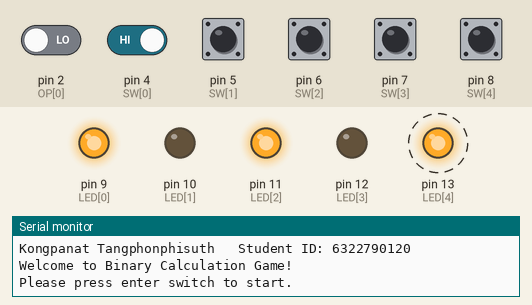
Bench run of a sketch on a simulated Arduino Uno, built with avr-gcc and run on an emulated ATmega328P. Shown: output pins drawn as LEDs (lit = HIGH), the last lines printed to the serial monitor. Dashed ring = blinking. The test bench sets the inputs (shaded band); at power-on: pin 4 (SW[0]), pin 5 (SW[1]), pin 6 (SW[2]), pin 7 (SW[3]), pin 8 (SW[4]) HIGH, pin 2 (OP[0]) LOW. Random numbers use the default seed unless the sketch sets one.

Above: at 1.8 s.
1.9 s: pin 8 (SW[4]) pulled LOW for 0.6 s
At 3.3 s:
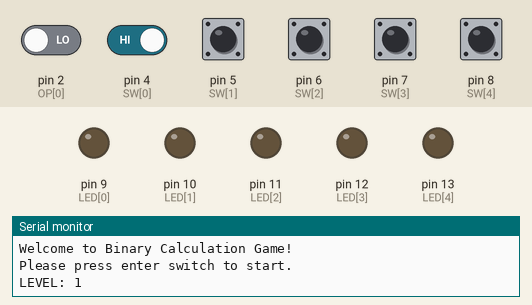
5.1 s: pin 4 (SW[0]) driven LOW and pin 8 (SW[4]) driven LOW
At 13.4 s:
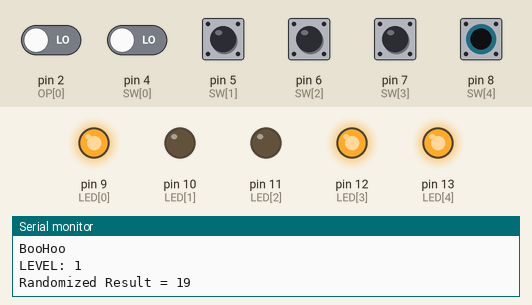
Timing chart, 0 to 14.1 s (numbered marks = the images above; inputs shaded):
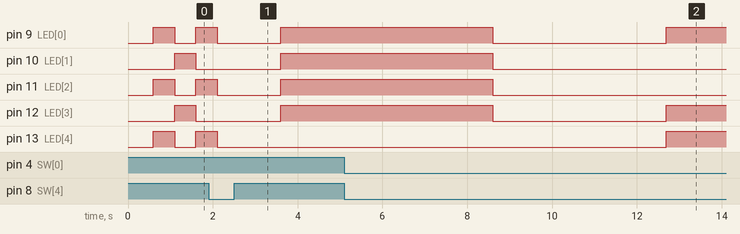

The sketch:

Binary_Cal_Game.ino
```cpp
#include <stdlib.h>
#include <PinChangeInterrupt.h>

//All swithes in this code are pull-up switches (default = 1)
int LED[] = { 9, 10, 11, 12, 13 };  //LED for binary number (MSB = 9)
int N_LED = 5;                      //5-bit binary number
int SW[] = { 4, 5, 6, 7, 8 };       //4 switches for each input bit, and 1 switch for '='
int OP[] = { 2, 3 };                //2 switches for operators: pin2 for '+' and pin3 for '-'
int H_DELAY = 500;                  //0.5 second time delay
int F_DELAY = 5000;                 //1 second time delay
int OF = HIGH;                      //On/off value of the first LED in christmas light
int LEVEL = 1;                      //Current game LEVEL
int MAX_LEVEL = 5;                  //Maximum game Level
int GoalResult = 0;                 //Goal binary result
int operand1 = 0;                   //First operand
int operand2 = 0;                   //Second operand
char currentOperator = '+';         //Current operator
bool token = false;                 //player's turn
bool enter = true;                  //player can press enter or not
int operand = 0;

void setup() {
  Serial.begin(9600);
  Serial.println("This game is developed by \nApinya Sriyota   Student ID: 6322771534 \nAnd\nKongpanat Tangphonphisuth   Student ID: 6322790120");
  Serial.println("Welcome to Binary Calculation Game!");

  for (int i = 0; i < N_LED; i++) {
    //Set all LED pins to be output mode and set the initial values to be LOW
    pinMode(LED[i], OUTPUT);
    digitalWrite(LED[i], LOW);
    //Set 5 switch pins to be input mode
    pinMode(SW[i], INPUT_PULLUP);
    if (i != 4) {
      attachPCINT(digitalPinToPCINT(SW[i]), getOperand, FALLING);
    }
  }

  //Set 2 operator-switch pins to be input mode
  pinMode(OP[0], INPUT);
  pinMode(OP[1], INPUT);

  delay(H_DELAY);

  Serial.println("Please press enter switch to start.");
}

void loop() {
  //Display Christmas Light until user press enter
  if(LEVEL == 1){
    int seed = 0;
    while (pressEnter()) {
      seed++;
      waitForStart();

      delay(H_DELAY);

    }
    srand(seed);  //randomize seed setup
  }

  playGame();
}

bool pressEnter() {
  if (enter) {
    return digitalRead(SW[4]);
  }
  return false;
}

void waitForStart() {
  for (int i = 0; i < N_LED; i++) {
    if (i % 2 == 0) {
      digitalWrite(LED[i], OF);
    } else {
      digitalWrite(LED[i], !OF);
    }
  }
  OF = !OF;
}

void playGame() {
  Serial.println("\nLEVEL: " + String(LEVEL));
  int playerResult;

  enter = false;

  clearLED();

  delay(1500);

  generateGoalResult();

  delay(F_DELAY);

  clearLED();

  operand = 0;
  enter = true;
  token = true;

  while (pressEnter());
  Serial.println("Enter 1st operand: ");
  operand1 = operand;

  enter = false;
  token = false;

  Serial.print("\noperand1 = " + String(operand1) + "\nEnter Operator: ");
  currentOperator = getOperator();

  Serial.print(String(currentOperator) + "\nEnter 2nd operand:\n");
  clearLED();

  operand = 0;
  enter = true;
  token = true;

  while (pressEnter());
  Serial.println("Test for OG operand = " + String(operand));
  operand2 = operand;
  Serial.println("operand2 = " + String(operand2));

  enter = false;
  token = false;

  if (currentOperator == '+') {
    playerResult = operand1 + operand2;
  } else {
    playerResult = operand1 - operand2;
  }

  Serial.println("playerResult = " + String(playerResult));
  Serial.println("GoalResult = " + String(GoalResult));
  delay(H_DELAY);

  enter = true;

  if (playerResult == GoalResult) {
    Serial.println("Correct");
    displaySuccess();
    LEVEL++;
    if (LEVEL > MAX_LEVEL) {
      Serial.println("Won");
      displayWinning();
      LEVEL = 1;
    }
  } else {
    Serial.println("BooHoo");
    displayFail();
    LEVEL = 1;
  }

  delay(2000);  //2*F_DELAY
}

void clearLED() {
  for (int i = 0; i < N_LED; i++) {
    digitalWrite(LED[i], LOW);
  }
}

void generateGoalResult() {
  //upperbound (Maximum of binary with 5 digits = 30)
  int ub = 30;
  //Lowerbound - affects game difficulty
  int lb = myCeil((30 - 1) / MAX_LEVEL) * LEVEL ;
  //randomize number between lb & ub
  GoalResult = (rand() % (ub - lb + 1)) + lb;
  Serial.println("Randomized Result = " + String(GoalResult));
  displayBinary(GoalResult);
}

int myCeil(float f) {
  int n = int(f);
  if (f > n) {
    return n+1;
  }
  else {
    return n;
  }
}

void getOperand() {
  if (token) {
    int sw = input();
    int led = digitalRead(LED[sw-3]);

    if (led) {
      operand &= ~(1 << (3 - (sw-4)));
    } else {
      operand |= 1 << (3 - (sw-4));
    }

    Serial.println("Current operand: " + String(operand));
    digitalWrite(LED[sw-3], !led);
  }
}

int input() {
  for (int i = 0; i < 4; i++) {
    if (!digitalRead(SW[i])) {
      return SW[i];
    }
  }
}

char getOperator() {
  while (digitalRead(OP[0]) && digitalRead(OP[1])); // Wait for operator button press

  if (digitalRead(OP[0]) == LOW) {
    return '+';
  } else {
    return '-';
  }
}

void displayBinary(int number) {
  for (int i = 4; i >= 0; i--) {
    digitalWrite(LED[i], (number >> (4 - i)) & 1);
  }
}

void displaySuccess() {
  clearLED();

  for (int i = 0; i < 5; i++) {
    if (i >= 1) {
      digitalWrite(LED[i - 1], LOW);
    }
    digitalWrite(LED[i], HIGH);

    delay(H_DELAY);
  }
}

void displayFail() {
  while (pressEnter()) {
    for (int i = 0; i < 5; i++) {
      digitalWrite(LED[i], OF);
    }

    delay(H_DELAY);

    OF = !OF;
  }
}

void displayWinning() {
  int win[] = {4,14,31,0,31,14,4,0};
  int i = 0;
  while (pressEnter()) {
    if (i > 7) {
      i = 0;
    }
    displayBinary(win[i]);
    i++;

    delay(H_DELAY);

  }
}
```

Measured:
- after the input at 5.1 s, pin 13 (LED[4]): LOW → HIGH after 7.6 s
